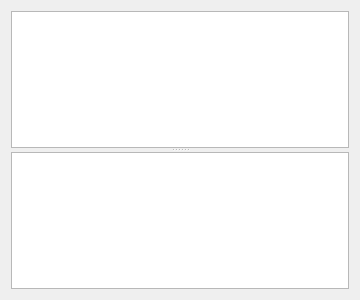
<?xml version="1.0" encoding="UTF-8"?>
<ui version="4.0">
 <class>SplitterVDialog</class>
 <widget class="QDialog" name="SplitterVDialog">
  <property name="geometry">
   <rect>
    <x>0</x>
    <y>0</y>
    <width>360</width>
    <height>300</height>
   </rect>
  </property>
  <property name="windowTitle">
   <string>Splitter vertical</string>
  </property>
  <layout class="QVBoxLayout" name="verticalLayout">
   <item>
    <widget class="QSplitter" name="splitter">
     <property name="orientation">
      <enum>Qt::Orientation::Vertical</enum>
     </property>
     <widget class="QListWidget" name="topList"/>
     <widget class="QListWidget" name="bottomList"/>
    </widget>
   </item>
  </layout>
 </widget>
</ui>
